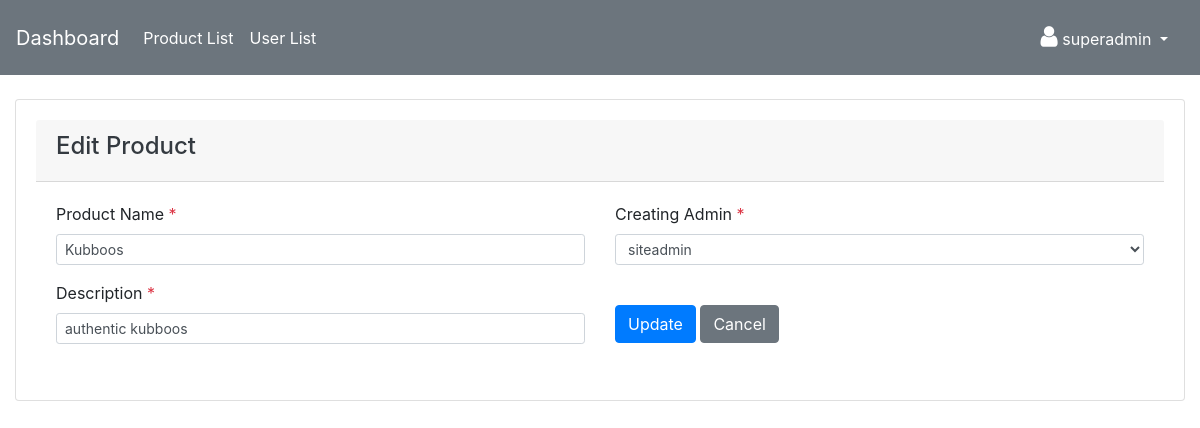
Screenshot of /mngr/product/edit-product/33 (signed in) with the database file from the repository.
### mngr/models.py (models this page shows, shortened)
class Product(models.Model):
    name = models.CharField(max_length=100)
    description = models.CharField(max_length=255)
    created_by = models.ForeignKey(User,on_delete=models.CASCADE)
    created_at = models.DateTimeField(auto_now=True)

### mngr/views.py (the view, shortened to what this page needs)
# urls.py: path('product/edit-product/<int:product_id>',views.editProduct,name='edit_product'),
@login_required(login_url='/mngr/')
def editProduct(request,product_id):
    product = Product.objects.get(pk = product_id)
    form = ProductForm(instance = product)
    context = {
        'form' : form
    }
    return render(request,'products/edit.html',context)

### mngr/forms.py (shortened to what this page needs)
class ProductForm(forms.ModelForm):
    class Meta:
        model = Product
        fields = ('name','description','created_by')
    def __init__(self,*args,**kwargs):
        super(ProductForm,self).__init__(*args,**kwargs)
        for name in self.fields.keys():
            self.fields[name].widget.attrs.update({'class':'form-control form-control-sm','required':'required'})

### mngr/templates/products/edit.html (shortened to what this page needs)
{% extends 'adm_template.html' %}
{% block content %}
<div class="row">
    <div class="col-md-12">
        <div class="card">
            <div class="card-header">
                <h4 class="text-dark">Edit Product</h4>
              </div>
            <div class="card-body">
                <form method="POST">
                    <div class="row">
                        <div class="col-md-6">
                            <div class="form-group">
                                <label for="">Product Name <span class="text-danger">*</span></label>
                                {{ form.name }}
                            </div>
                            <div class="form-group">
                                <label for="">Description <span class="text-danger">*</span></label>
                                {{ form.description }}
                            </div>
                        </div>
                        <div class="col-md-6">
                            <div class="form-group">
                                <label for="">Creating Admin <span class="text-danger">*</span></label>
                                {{ form.created_by }}
                            </div>
                            <div class="form-group"><br>
                                <input type="submit" class="btn btn-primary btn-md" value="Update">
                                <a href="{% url 'product_list' %}" class="btn btn-secondary"> Cancel</a>
                            </div>
                        </div>
                    </div>
                </form>
            </div>
          </div>
    </div>
</div>
{% endblock content %}

### templates/adm_template.html (shortened to what this page needs)
<!DOCTYPE html>
<html>
<head>
  <link rel="stylesheet" href="https://maxcdn.bootstrapcdn.com/bootstrap/4.3.1/css/bootstrap.min.css">
  <link rel="stylesheet" href="https://cdnjs.cloudflare.com/ajax/libs/font-awesome/4.7.0/css/font-awesome.min.css">
</head>
<body>
  <nav class="navbar navbar-expand-lg navbar-light bg-secondary">
    <a class="navbar-brand text-white" href="{% url 'dashboard' %}">Dashboard</a>
    <div class="collapse navbar-collapse" id="navbarNav">
      <ul class="navbar-nav">
        <li class="nav-item">
          <a class="nav-link text-white" href="{% url 'product_list' %}">Product List</a>
        </li>
        <li class="nav-item">
          <a class="nav-link text-white" href="{% url 'user_list' %}">User List</a>
        </li>
      </ul>
    </div>
    <div style="float:right">
      <ul class="navbar-nav mr-auto p-2">
        <li class="nav-item dropdown">
          <a class="nav-link dropdown-toggle text-white" href="#" id="navbarDropdown" role="button" data-toggle="dropdown" aria-haspopup="true" aria-expanded="false">
            <i class="fa fa-user" style="font-size:24px"></i> {{ user.username}}
          </a>
        </li>
      </ul>
    </div>
  </nav>
  <div class="container-fluid"><br>
    {% block content %}{% endblock content %}
</div>
</body>
</html>

### templates/adm_template.html (style rules this page uses)
.card { text-align: center; padding: 20px; margin-bottom: 20px; }

### mngr/templates/products/edit.html (style rules this page uses)
.card { text-align : left }

### rows the page displays
Product: name "Kubboos", description "authentic kubboos", created_by "siteadmin"

### other values shown
{{ user.username }} "superadmin"
